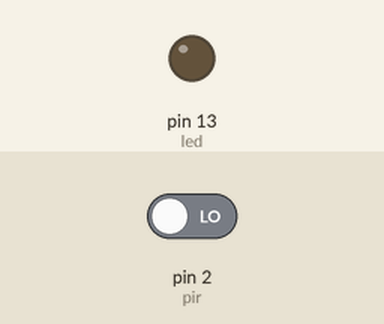
Bench run of a sketch on a simulated Arduino Uno, built with avr-gcc and run on an emulated ATmega328P. On the bench: output pins drawn as LEDs (lit = HIGH). The test bench sets the inputs (shaded band); at power-on: pin 2 (pir) LOW.

Above: at 1.2 s.
1.3 s: pin 2 (pir) driven HIGH
At 2.5 s:
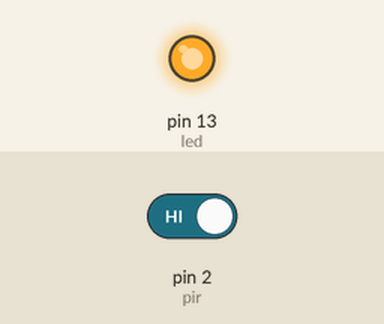
2.9 s: pin 2 (pir) driven LOW
At 3.6 s:
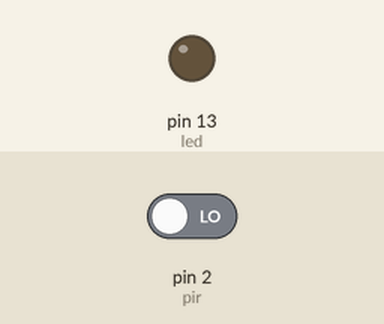
Timing chart, 0 to 5.9 s (numbered marks = the images above; inputs shaded):
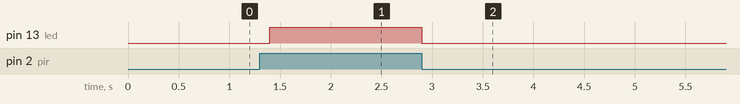

The sketch:

motionSensor.ino
```cpp
//Motion sensor PIR and arduino
//written by: Mohannad Rawashdeh-Raw
//https://www.facebook.com/Mohannad-Rawashdeh-Raw-774983565988641/
const int led=13;
const int pir=2;

// the setup routine runs once when you press reset:
void setup() {
  // initialize the digital pin as an output.
  pinMode(led, OUTPUT);
  pinMode(pir, INPUT_PULLUP);
}

// the loop routine runs over and over again forever:
void loop() {
  if(digitalRead(pir)==HIGH)
  {
  digitalWrite(led, HIGH);   // turn the LED on (HIGH is the voltage level)
  }
  else
  {
  digitalWrite(led, LOW);    // turn the LED off by making the voltage LOW
  delay(200);
  }

}
```

Measured:
- after the input at 1.3 s, pin 13 (led): LOW → HIGH after 0.10 s
- after the input at 2.9 s, pin 13 (led): HIGH → LOW at once
